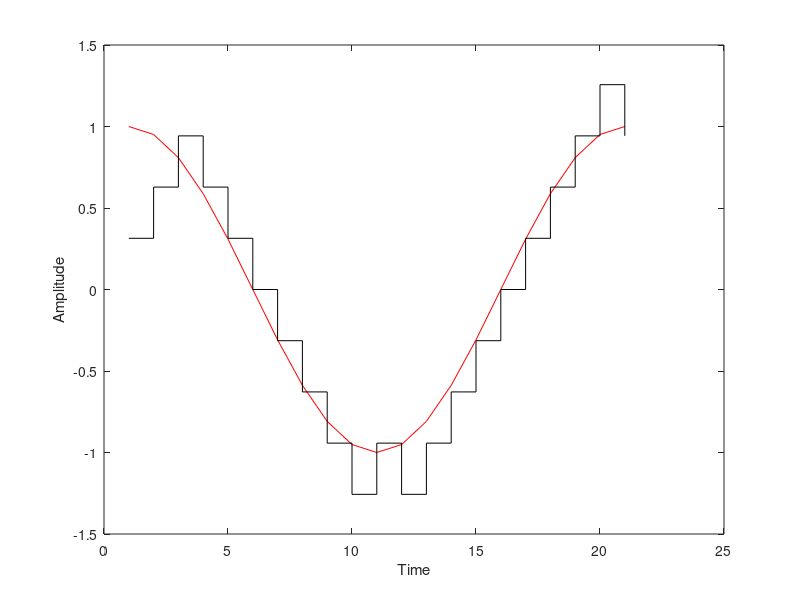

Write MATLAB code to recreate this figure.
%%% Delta Modulator Transmitter
% Input Sinusoidal Signal
clear all; close all; clc;
fm = 1; % Message Frequency
fs = 20*fm; % Sampling Frequency
am = 1; % Amplitude
t = 0:1/fs:1; % Time
x = am*cos(2*pi*fm*t); % Input Sinusoidal Signal


% Step Size
delta = (2*pi*am*fm)/fs; 
%%%%%%%%%%%%%%%%


figure(1);
plot(x,'r-') ;
hold on
xlabel('Time')
ylabel('Amplitude')
%title('Input Sinusoidal Signal')

%%Transmitter 
for n = 1:length(x)
    if n ==1
        e(n) = x(n);
        eq(n) = delta*sign(e(n));
        xq(n) = eq(n);
    else
        e(n) = x(n) - xq(n - 1);
        eq(n) = delta*sign(e(n));
        xq(n) = eq(n) + xq(n - 1);
    end
end

stairs(xq,'black');

% Transmitted  DM Sequence
for n = 1:length(x)
    if e(n) > 0
        dm(n) = 1;
    else
        dm(n) = 0;
    end
end
